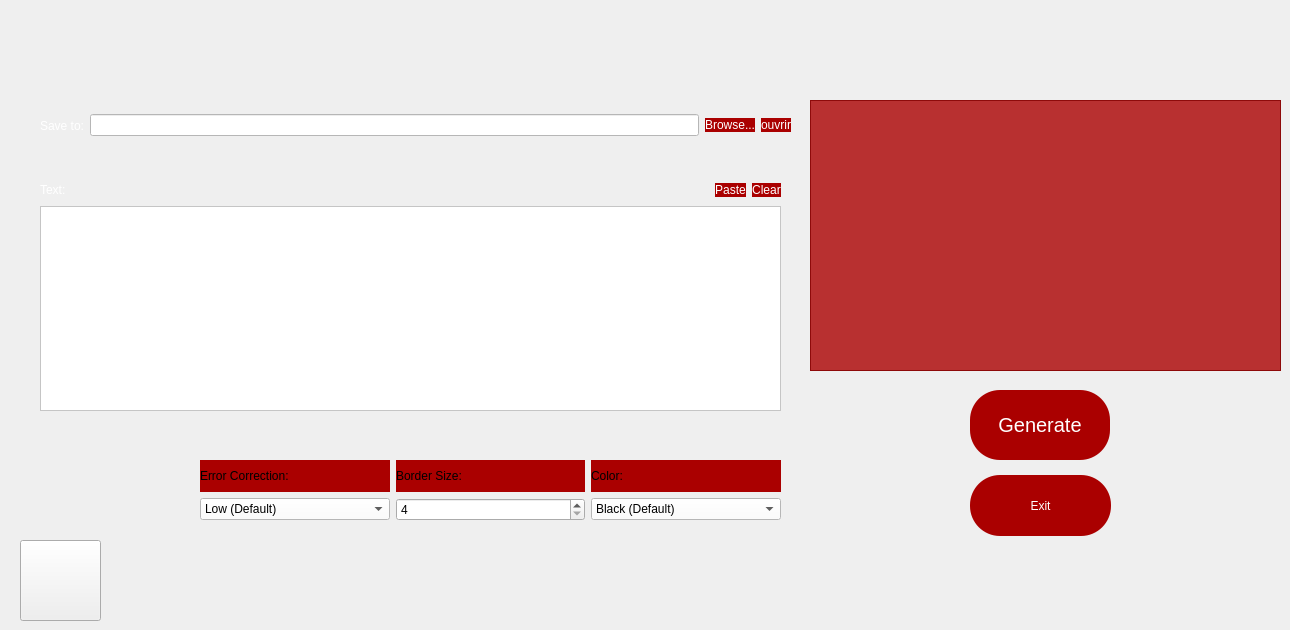
   <widget class="QWidget" name="qr">
    <widget class="QWidget" name="horizontalLayoutWidget">
     <property name="geometry">
      <rect>
       <x>40</x>
       <y>110</y>
       <width>751</width>
       <height>31</height>
      </rect>
     </property>
     <layout class="QHBoxLayout" name="directoryLayout">
      <item>
       <widget class="QLabel" name="label_saveto">
        <property name="styleSheet">
         <string notr="true">color: rgb(255, 255, 255);
font: 14pt &quot;MS Shell Dlg 2&quot;;</string>
        </property>
        <property name="text">
         <string>Save to:</string>
        </property>
       </widget>
      </item>
      <item>
       <widget class="QLineEdit" name="lineEdit_fileDirectory">
        <property name="styleSheet">
         <string notr="true">background-color: rgb(255, 255, 255);</string>
        </property>
       </widget>
      </item>
      <item>
       <widget class="QPushButton" name="browseButton">
        <property name="styleSheet">
         <string notr="true">font: 14pt &quot;MS Shell Dlg 2&quot;;
color: rgb(255, 255, 255);
background-color: rgb(170, 0, 0);
border-radius: 30px;</string>
        </property>
        <property name="text">
         <string>Browse...</string>
        </property>
       </widget>
      </item>
      <item>
       <widget class="QPushButton" name="pushButton_5">
        <property name="styleSheet">
         <string notr="true">font: 14pt &quot;MS Shell Dlg 2&quot;;
color: rgb(255, 255, 255);
background-color: rgb(170, 0, 0);
border-radius: 30px;background-color: rgb(170, 0, 0);</string>
        </property>
        <property name="text">
         <string>ouvrir</string>
        </property>
       </widget>
      </item>
     </layout>
    </widget>
    <widget class="QWidget" name="verticalLayoutWidget">
     <property name="geometry">
      <rect>
       <x>40</x>
       <y>180</y>
       <width>741</width>
       <height>231</height>
      </rect>
     </property>
     <layout class="QVBoxLayout" name="inputLayout">
      <item>
       <layout class="QHBoxLayout" name="textLayout">
        <item>
         <widget class="QLabel" name="label_text">
          <property name="styleSheet">
           <string notr="true">color: rgb(255, 255, 255);
font: 10pt &quot;MS Shell Dlg 2&quot;;</string>
          </property>
          <property name="text">
           <string>Text:</string>
          </property>
          <property name="buddy">
           <cstring>userTextInput</cstring>
          </property>
         </widget>
        </item>
        <item>
         <spacer name="horizontalSpacer">
          <property name="orientation">
           <enum>Qt::Horizontal</enum>
          </property>
          <property name="sizeHint" stdset="0">
           <size>
            <width>40</width>
            <height>20</height>
           </size>
          </property>
         </spacer>
        </item>
        <item>
         <widget class="QPushButton" name="pasteButton">
          <property name="styleSheet">
           <string notr="true">font: 10pt &quot;MS Shell Dlg 2&quot;;
color: rgb(255, 255, 255);
background-color: rgb(170, 0, 0);
border-radius: 30px;</string>
          </property>
          <property name="text">
           <string>Paste</string>
          </property>
         </widget>
        </item>
        <item>
         <widget class="QPushButton" name="clearButton">
          <property name="enabled">
           <bool>false</bool>
          </property>
          <property name="styleSheet">
           <string notr="true">font: 10pt &quot;MS Shell Dlg 2&quot;;
color: rgb(255, 255, 255);
background-color: rgb(170, 0, 0);
border-radius: 30px;</string>
          </property>
          <property name="text">
           <string>Clear</string>
          </property>
         </widget>
        </item>
       </layout>
      </item>
      <item>
       <widget class="QPlainTextEdit" name="userTextInput">
        <property name="styleSheet">
         <string notr="true">background-color: rgb(255, 255, 255);
font: 16pt &quot;MS Shell Dlg 2&quot;;</string>
        </property>
        <property name="plainText">
         <string/>
        </property>
        <property name="placeholderText">
         <string>Enter your text to be put into the QR Code...</string>
        </property>
       </widget>
      </item>
     </layout>
    </widget>
    <widget class="QWidget" name="gridLayoutWidget">
     <property name="geometry">
      <rect>
       <x>200</x>
       <y>460</y>
       <width>581</width>
       <height>61</height>
      </rect>
     </property>
     <layout class="QGridLayout" name="customizeLayout">
      <item row="3" column="2">
       <widget class="QComboBox" name="comboBox_color">
        <property name="styleSheet">
         <string notr="true">font: 10pt &quot;MS Shell Dlg 2&quot;;
background-color: rgb(255, 255, 255);</string>
        </property>
        <item>
         <property name="text">
          <string>Black (Default)</string>
         </property>
        </item>
        <item>
         <property name="text">
          <string>Red</string>
         </property>
        </item>
        <item>
         <property name="text">
          <string>Pink</string>
         </property>
        </item>
        <item>
         <property name="text">
          <string>Purple</string>
         </property>
        </item>
        <item>
         <property name="text">
          <string>Deep Purple</string>
         </property>
        </item>
        <item>
         <property name="text">
          <string>Indigo</string>
         </property>
        </item>
        <item>
         <property name="text">
          <string>Blue</string>
         </property>
        </item>
        <item>
         <property name="text">
          <string>Cyan</string>
         </property>
        </item>
        <item>
         <property name="text">
          <string>Teal</string>
         </property>
        </item>
        <item>
         <property name="text">
          <string>Green</string>
         </property>
        </item>
        <item>
         <property name="text">
          <string>Orange</string>
         </property>
        </item>
        <item>
         <property name="text">
          <string>Deep Orange</string>
         </property>
        </item>
        <item>
         <property name="text">
          <string>Brown</string>
         </property>
        </item>
        <item>
         <property name="text">
          <string>Grey</string>
         </property>
        </item>
       </widget>
      </item>
      <item row="1" column="0">
       <widget class="QLabel" name="label_errorCor">
        <property name="styleSheet">
         <string notr="true">background-color: rgb(170, 0, 0);
font: 10pt &quot;MS Shell Dlg 2&quot;;</string>
        </property>
        <property name="text">
         <string>Error Correction:</string>
        </property>
        <property name="buddy">
         <cstring>comboBox_errorlvl</cstring>
        </property>
       </widget>
      </item>
      <item row="3" column="0">
       <widget class="QComboBox" name="comboBox_errorlvl">
        <property name="styleSheet">
         <string notr="true">background-color: rgb(255, 255, 255);
font: 10pt &quot;MS Shell Dlg 2&quot;;</string>
        </property>
        <item>
         <property name="text">
          <string>Low (Default)</string>
         </property>
        </item>
       </widget>
      </item>
      <item row="3" column="1">
       <widget class="QSpinBox" name="spinBox_borderSize">
        <property name="styleSheet">
         <string notr="true">font: 10pt &quot;MS Shell Dlg 2&quot;;</string>
        </property>
        <property name="minimum">
         <number>4</number>
        </property>
        <property name="maximum">
         <number>40</number>
        </property>
        <property name="value">
         <number>4</number>
        </property>
       </widget>
      </item>
      <item row="1" column="2">
       <widget class="QLabel" name="label_color">
        <property name="styleSheet">
         <string notr="true">background-color: rgb(170, 0, 0);
font: 10pt &quot;MS Shell Dlg 2&quot;;</string>
        </property>
        <property name="text">
         <string>Color:</string>
        </property>
        <property name="buddy">
         <cstring>comboBox_color</cstring>
        </property>
       </widget>
      </item>
      <item row="1" column="1">
       <widget class="QLabel" name="label_borderSize">
        <property name="styleSheet">
         <string notr="true">background-color: rgb(170, 0, 0);
font: 10pt &quot;MS Shell Dlg 2&quot;;</string>
        </property>
        <property name="text">
         <string>Border Size:</string>
        </property>
        <property name="buddy">
         <cstring>spinBox_borderSize</cstring>
        </property>
       </widget>
      </item>
     </layout>
    </widget>
    <widget class="QPushButton" name="exitButton">
     <property name="geometry">
      <rect>
       <x>970</x>
       <y>475</y>
       <width>141</width>
       <height>61</height>
      </rect>
     </property>
     <property name="styleSheet">
      <string notr="true">font: 15pt &quot;MS Shell Dlg 2&quot;;
color: rgb(255, 255, 255);
background-color: rgb(170, 0, 0);
border-radius: 30px;</string>
     </property>
     <property name="text">
      <string>Exit</string>
     </property>
    </widget>
    <widget class="QPushButton" name="generateButton">
     <property name="enabled">
      <bool>false</bool>
     </property>
     <property name="geometry">
      <rect>
       <x>970</x>
       <y>390</y>
       <width>140</width>
       <height>70</height>
      </rect>
     </property>
     <property name="font">
      <font>
       <family>MS Shell Dlg 2</family>
       <pointsize>15</pointsize>
       <weight>50</weight>
       <italic>false</italic>
       <bold>false</bold>
      </font>
     </property>
     <property name="toolTip">
      <string>Generate Button</string>
     </property>
     <property name="whatsThis">
      <string/>
     </property>
     <property name="styleSheet">
      <string notr="true">font: 15pt &quot;MS Shell Dlg 2&quot;;
color: rgb(255, 255, 255);
background-color: rgb(170, 0, 0);
border-radius: 30px;</string>
     </property>
     <property name="text">
      <string>Generate</string>
     </property>
     <property name="default">
      <bool>true</bool>
     </property>
    </widget>
    <widget class="QTableView" name="tableView_2">
     <property name="geometry">
      <rect>
       <x>810</x>
       <y>100</y>
       <width>471</width>
       <height>271</height>
      </rect>
     </property>
     <property name="styleSheet">
      <string notr="true">background-color: rgb(170, 0, 0,80%);
font: 14pt &quot;MS Shell Dlg 2&quot;;
</string>
     </property>
    </widget>
    <widget class="QPushButton" name="pushButton_8">
     <property name="geometry">
      <rect>
       <x>20</x>
       <y>540</y>
       <width>81</width>
       <height>81</height>
      </rect>
     </property>
     <property name="styleSheet">
      <string notr="true">background-image: url(:/img/rs/retour.png);</string>
     </property>
     <property name="text">
      <string/>
     </property>
    </widget>
   </widget>
